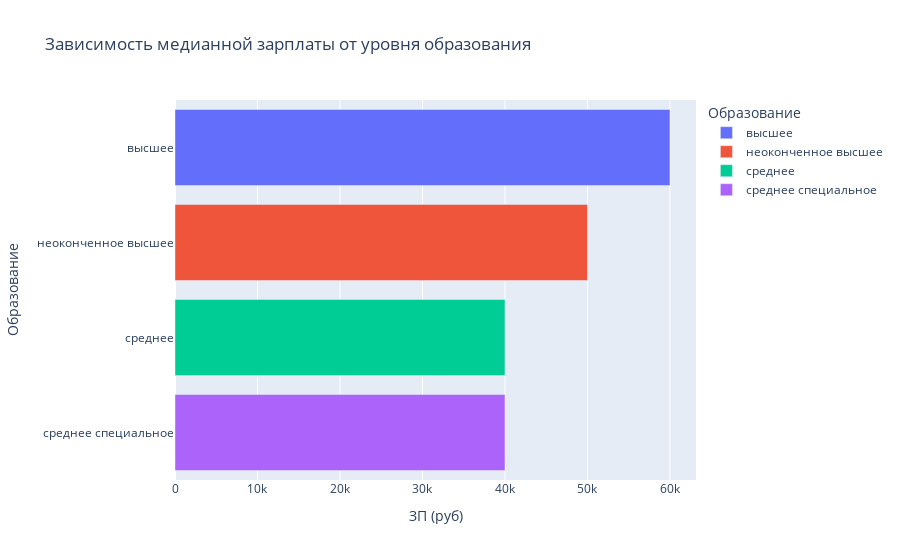

This figure's notebook cell:
### Markdown cell above
4. Постройте диаграмму, которая показывает зависимость медианной желаемой заработной платы («ЗП (руб)») от уровня образования («Образование»).

Используйте для диаграммы данные о резюме, где желаемая заработная плата меньше 1 миллиона рублей.

Сделайте выводы по представленной диаграмме:

- Для каких уровней образования наблюдаются наибольшие и наименьшие уровни желаемой заработной платы?
- Как вы считаете, важен ли признак уровня образования при прогнозировании заработной платы?
- Какая категория образования оплачивается выше всех по медианному показателю?

### Code cell
# Расчет медианного показателя заработной платы по уровню образования
hh_df_4 = hh_df[hh_df['ЗП (руб)'] < 1000000].groupby('Образование', as_index=False).median()

# Построение диаграммы
plt.figure(figsize=(13,3))
fig = px.bar(hh_df_4, x='ЗП (руб)', y='Образование', color='Образование', title='Зависимость медианной зарплаты от уровня образования')
fig.show()
fig.write_html("plotly/4_med.salary_exp.html")

### Figure 1 — Plotly figure (JSON) as saved in the notebook; plotly's stock layout.template omitted (floating-point values rounded to 4 significant figures)
{"data": [{"alignmentgroup": "True", "hovertemplate": "Образование=%{y}<br>ЗП (руб)=%{x}<extra></extra>", "legendgroup": "высшее", "marker": {"color": "#636efa", "pattern": {"shape": ""}}, "name": "высшее", "offsetgroup": "высшее", "orientation": "h", "showlegend": true, "textposition": "auto", "type": "bar", "x": [60000], "xaxis": "x", "y": ["высшее"], "yaxis": "y"}, {"alignmentgroup": "True", "hovertemplate": "Образование=%{y}<br>ЗП (руб)=%{x}<extra></extra>", "legendgroup": "неоконченное высшее", "marker": {"color": "#EF553B", "pattern": {"shape": ""}}, "name": "неоконченное высшее", "offsetgroup": "неоконченное высшее", "orientation": "h", "showlegend": true, "textposition": "auto", "type": "bar", "x": [50000], "xaxis": "x", "y": ["неоконченное высшее"], "yaxis": "y"}, {"alignmentgroup": "True", "hovertemplate": "Образование=%{y}<br>ЗП (руб)=%{x}<extra></extra>", "legendgroup": "среднее", "marker": {"color": "#00cc96", "pattern": {"shape": ""}}, "name": "среднее", "offsetgroup": "среднее", "orientation": "h", "showlegend": true, "textposition": "auto", "type": "bar", "x": [40000], "xaxis": "x", "y": ["среднее"], "yaxis": "y"}, {"alignmentgroup": "True", "hovertemplate": "Образование=%{y}<br>ЗП (руб)=%{x}<extra></extra>", "legendgroup": "среднее специальное", "marker": {"color": "#ab63fa", "pattern": {"shape": ""}}, "name": "среднее специальное", "offsetgroup": "среднее специальное", "orientation": "h", "showlegend": true, "textposition": "auto", "type": "bar", "x": [40000], "xaxis": "x", "y": ["среднее специальное"], "yaxis": "y"}], "layout": {"barmode": "relative", "legend": {"title": {"text": "Образование"}, "tracegroupgap": 0}, "title": {"text": "Зависимость медианной зарплаты от уровня образования"}, "xaxis": {"anchor": "y", "domain": [0, 1], "title": {"text": "ЗП (руб)"}}, "yaxis": {"anchor": "x", "categoryarray": ["среднее специальное", "среднее", "неоконченное высшее", "высшее"], "categoryorder": "array", "domain": [0, 1], "title": {"text": "Образование"}}}}
